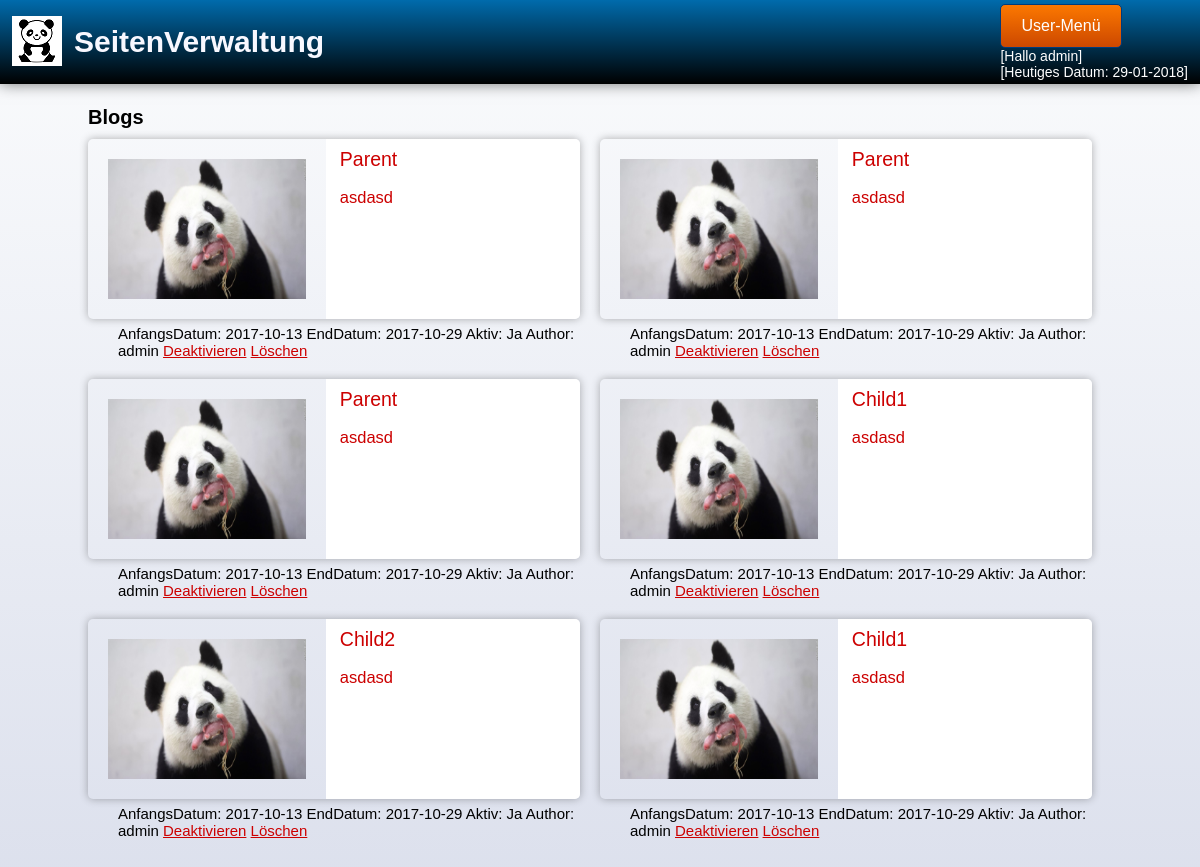
Page /inc/pageManagement.php (signed in) on the committed database.
### tables this page shows
CREATE TABLE `blogs` (
  `id` text NOT NULL,
  `author` text NOT NULL,
  `title` text NOT NULL,
  `text` text NOT NULL,
  `image` text NOT NULL,
  `files` text NOT NULL,
  `active` tinyint(1) NOT NULL,
  `dateBeg` date NOT NULL,
  `dateEnd` date NOT NULL,
  `position` int(11) NOT NULL
);

### utility/DbUtility.php (called while the page is built, shortened)
<?php
class DbUtility
{
    private $db_host = 'localhost';
    private $db_user = 'root';
    private $db_pass = 'root123';
    private $db_name = 'cms-database';
    private $mysqli;
    public function __construct()
    {
        $this->mysqli = new \mysqli($this->db_host, $this->db_user, $this->db_pass, $this->db_name);
    }
    public function b_select(){
        $sql = "Select * from blogs";
        $result = $this->mysqli->query($sql);
        return $result;
    }
    public function u_query_adminRights($username)
    {
        if (!($stmt = $this->mysqli->prepare("Select adminrights from Users where username=?"))) {
            echo "Prepare failed: (" . $this->mysqli->errno . ") " . $this->mysqli->error;
        }
        if (!$stmt->bind_param("s", $username)) {
            echo "Binding parameters failed: (" . $stmt->errno . ") " . $stmt->error;
        }
        if (!$stmt->execute()) {
            echo "Execute failed: (" . $stmt->errno . ") " . $stmt->error;
        }
        if (!$stmt->bind_result($adminrights)) {
            echo "Binding parameters failed: (" . $stmt->errno . ") " . $stmt->error;
        }
        return $adminrights;
    }
}
?>

### inc/pageManagement.php (the view, shortened to what this page needs)
<!doctype html>
<html lang="de">
<head>
    <link rel="stylesheet" href="../res/css/style.css">
    <?php
    include('..\utility\DbUtility.php');
    $db = new \utility\DbUtility();
    $admin = false;
    if ((isset($_SESSION['username']) && ($db->u_query_adminRights($_SESSION['username'])) == 1) || (isset($_COOKIE['username']) && ($db->u_query_adminRights($_COOKIE['username'])) == 1)) {
        $admin = true;
    }
    ?>
</head>
<body data-decimal-separator="," data-grouping-separator=".">
<header aria-labelledby="bannerheadline">
    <a href="../index.php"><img class="title-image" src="../res/img/pandaHomeLogo.png" alt="Blog-Home"></a>
    <h1 class="header-title" id="bannerheadline">
        SeitenVerwaltung
    </h1>
    <nav aria-labelledby="navigationheadline">
        <ul class="navigation-list">
            <li>
                <?php
                if (isset($_COOKIE['username'])) { ?>
                    <div class="dropdown">
                        <button class="dropbtn">User-Menü</button>
                        <div class="dropdown-content">
                            <a href="../inc/navigation.php">User-Navigation</a>
                            <a href="../admin/logout.php">Logout</a>
                        </div>
                    </div>
                    <?php
                    echo '<div class="whitelabel" >[Hallo ' . $_COOKIE['username'] . ']</div>';
                    echo '<div class="whitelabel" > </div>';
                } elseif (isset($_SESSION['username'])) { ?>
                    <div class="dropdown">
                        <button class="dropbtn">User-Menü</button>
                    </div>
                    <?php echo '<div class="whitelabel" >[Hallo ' . $_SESSION['username'] . ']</div>';
                    $currentDate = new DateTime();
                    echo '<div class="whitelabel">[Heutiges Datum: ' . $currentDate->format('d-m-Y') . ']</div>';
                } else {
                    echo '<a href="../admin/login.php" class="button" accesskey="1">Login</a>';
                }
                ?>
            </li>
        </ul>
    </nav>
</header>
<div class="main-container">
    <main aria-labelledby="devicesheadline">
        <h2 class="main-headline" id="devicesheadline">Blogs</h2>
        <div class="blogs">
            <?php
            if ($admin == true) {
                $whileCounter = 1;
                while ($whileCounter <= 2) {
                    $result = $db->b_select();
                    while ($row = $result->fetch_assoc()) {
                        $counter = 1;
                        $active = false;
                        foreach ($row as $value) {
                            if ($counter == 1) {
                                $id = $value;
                            }
                            if ($counter == 2) {
                                $author = $value;
                            }
                            if ($counter == 3) {
                                $title = $value;
                            }
                            if ($counter == 4) {
                                $text = $value;
                            }
                            if ($counter == 5) {
                                $image = $value;
                            }
                            if ($counter == 7) {
                                $active = $value;
                            }
                            if ($counter == 8) {
                                $dateBeg = $value;
                            }
                            if ($counter == 9) {
                                $dateEnd = $value;
                            }
                            $counter++;
                        }
                        if ($whileCounter == 1) {
                            if ($active == true) {
                                ?>
                                <div class="blog-outer" style="height: 240px;">
                                    <a href="../inc/blogContent.php?id=<?php echo $id ?>" class="blog"
                                       title="Genauere Informationen zu diesem Blog">
                                        <dl class="blog-properties">
                                            <dd class="blog-displayname"><?php echo $title ?></dd>
                                            <dd class="blog-type"><?php
                                                echo substr($text, 0, 15);
                                                ?> </dd>
                                        </dl>
                                        <div class="blog-image-container">
                                            <img class="blog-image" width="180" height="180"
                                                 src="../files/<?php echo $image ?>"
                                                 alt="Kein Bild ausgewählt">
                                        </div>
                                    </a>
                                    <ul class="blog-actions">
                                            <span style="color:black">AnfangsDatum: <?php echo $dateBeg ?></span>
                                            <span style="color:black">EndDatum: <?php echo $dateEnd ?></span>
                                            <span style="color:black">Aktiv: <?php if ($active == 1) {
                                                    echo "Ja";
                                                } else {
                                                    echo "Nein";
                                                } ?></span>
                                            <span style="color:black">Author: <?php echo $author ?></span>
                                            <span><a href="pageManagement.php?<?php if ($active == 1) {
                                                echo "activate=true";
                                            } else {
                                                echo "deactivate=true";
                                            } ?>&id=<?php echo $id; ?>"><?php if ($active == 1) {
                                                    echo "Deaktivieren";
                                                } else {
                                                    echo "Aktivieren";
                                                } ?></a></span>
                                            <span><a href="pageManagement.php?delete=true&id=<?php echo $id; ?>">Löschen</a></span>
                                    </ul>
                                </div>
                                <?php
                            }
                        }
                    }
                    $whileCounter++;
                }
            }
            ?>
    </main>
</div>
</body>

### res/css/style.css (style rules this page uses)
body { display: flex; flex-direction: column; margin: 0; min-height: 100vh; background: linear-gradient(to bottom, rgba(251, 252, 253, 1) 0%, rgba(211, 216, 232, 1) 100%); }
body, input, button, select { font-family: Arial, sans-serif; font-size: 15px; color: #ffffff; }
h2 { font-size: 20px; color: #000000; }
header { padding: 12px; height:60px; background: linear-gradient(to bottom, #006BAC 0%, #000000 100%); display: flex; justify-content: flex-start; align-items: center; margin-bottom: 10px; box-shadow: 0 -1px 15px 0 rgba(0, 0, 0, 0.6); }
main { width: 1024px; height: 1024px; margin: auto; }
.main-headline { margin-bottom: 10px; }
.blog-actions { position: absolute; list-style: none; overflow: hidden; right: 15px; bottom: 10px; margin-bottom: 0px; }
.blog-properties { padding: 9px; background: #fff; margin: 0; flex-basis: 50%; order: 1; }
.blog-properties .blog-displayname { font-size: 1.3em; }
.blog-properties .blog-displayname, .blog-properties .blog-type, .blog-properties .blog-name { padding-left: 5px; text-align: left; margin: 0; }
.blog-properties .blog-type { padding-top: 2ex; font-size: 1.1em; }
.header-title { color:ghostwhite; margin: 0 0 0 12px; flex-grow: 1; }
.whitelabel { font-size: 14px; color: #ffffff; }
.main-container, details-main-container { display: flex; float: right; padding: 12px; }
.blogs { display: flex; flex-direction: row; flex-wrap: wrap; align-items: flex-start; margin: 0 -10px -10px -10px; }
.blog-outer { min-width: 400px; padding: 10px; box-sizing: border-box; position: relative; }
.blog { text-decoration: none; box-sizing: border-box; box-shadow: 0 0 8px 0 rgba(0, 0, 0, 0.3); color: #333; border-radius: 5px; overflow: hidden; display: flex; flex-basis: 100%; }
.blog-image-container { box-sizing: border-box; flex-basis: 50%; display: block; padding: 20px; border-top-right-radius: 5px; border-top-left-radius: 5px; height: 180px; }
.blog-image { width: 100%; height: 100%; }
a:link { color: #c00 }
.navigation-list { list-style: none; padding: 0; margin: 0; }
.navigation-list li { float: left; margin-left: 5px; }
@media (min-width: 400px) { .blog { flex-basis: 100%; } }
@media (min-width: 400px) { .blog-outer { flex-basis: 100%; } }
@media (min-width: 480px) { .blog { flex-basis: 100%; } }
@media (min-width: 480px) { .blog-outer { flex-basis: 100%; } }
@media (min-width: 768px) { .main-container { flex-direction: row; justify-content: right; } }
@media (min-width: 768px) { main { flex-basis: 768px; } }
@media (min-width: 768px) { .main-headline { margin-top: 0; } }
@media (min-width: 768px) { .blogs { margin: -10px 10px -10px -10px; } }
@media (min-width: 1200px) { main { flex-basis: 1024px; } }
@media (min-width: 1200px) { .blog-outer { flex-basis: 50%; } }
.dropbtn { background: linear-gradient(to bottom, #FC7800 0%, #CC4800 100%); padding: 12px 20px; margin-right: 10px; border-radius: 5px; border: 1px solid #003B7C; font-size: 16px; cursor: pointer; color: #fff; }

### rows in the picture
blogs: title "Parent", text "asdasd", image (picture), dateBeg "2017-10-13", dateEnd "2017-10-29", author "admin"
blogs: title "Parent", text "asdasd", image (picture), dateBeg "2017-10-13", dateEnd "2017-10-29", active "Ja", author "admin"
blogs: title "Parent", text "asdasd", image (picture), dateBeg "2017-10-13", dateEnd "2017-10-29", active "Ja", author "admin"
blogs: title "Child1", text "asdasd", image (picture), dateBeg "2017-10-13", dateEnd "2017-10-29", active "Ja", author "admin"
blogs: title "Child2", text "asdasd", image (picture), dateBeg "2017-10-13", dateEnd "2017-10-29", active "Ja", author "admin"
blogs: title "Child1", text "asdasd", image (picture), dateBeg "2017-10-13", dateEnd "2017-10-29", active "Ja", author "admin"

### other values in the picture
$_SESSION['username'] "admin"
